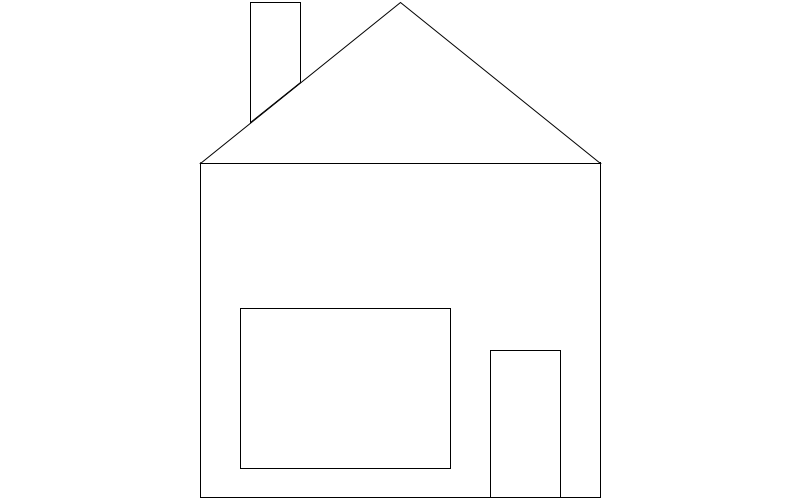
Frame 1 (no input)
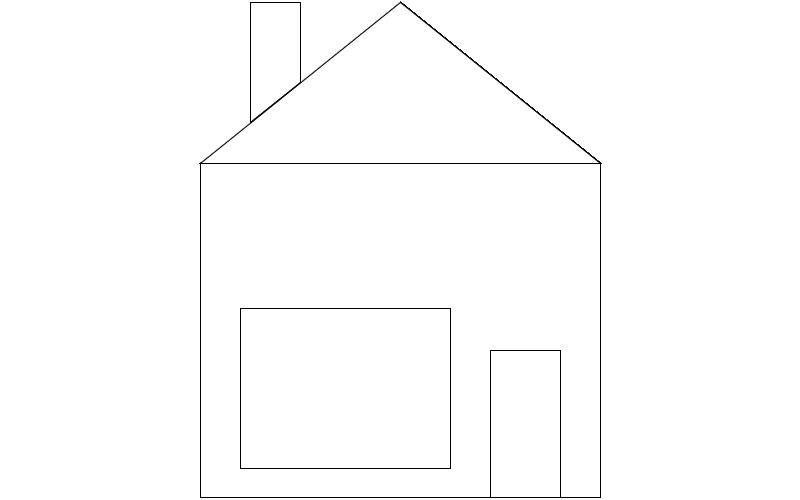
Frame 60 (the mouse pressed at the canvas centre just before this capture)
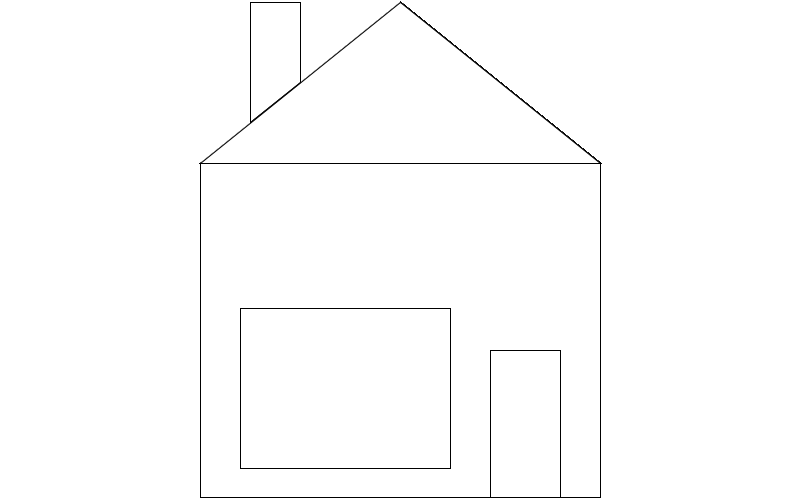
Frame 120 (the mouse held since frame 60 and released just before this capture)

The Processing sketch that drew these frames (run headless with seeded random() and noise(); from frame 60 on, the mouse is pressed at the canvas centre):

// Processing sketch: jessicaChen_U2W2_3B
// ── jessicaChen_U2W2_3B.pde
void setup(){
 size(800, 500);
 background(255);
}
void draw(){
 //main house
 rectMode(CENTER);
 rect(400, 330, 400, 335);
 //roof
 triangle(400, 2, 600, 163, 200, 163);
 
 //window
 rectMode(CORNERS);
 rect(240, 308, 450, 468);
 //door
 rect(490, 350, 560, 497);
 
 //chimney
 quad(250, 2, 300, 2, 300, 82, 250, 122);
}
